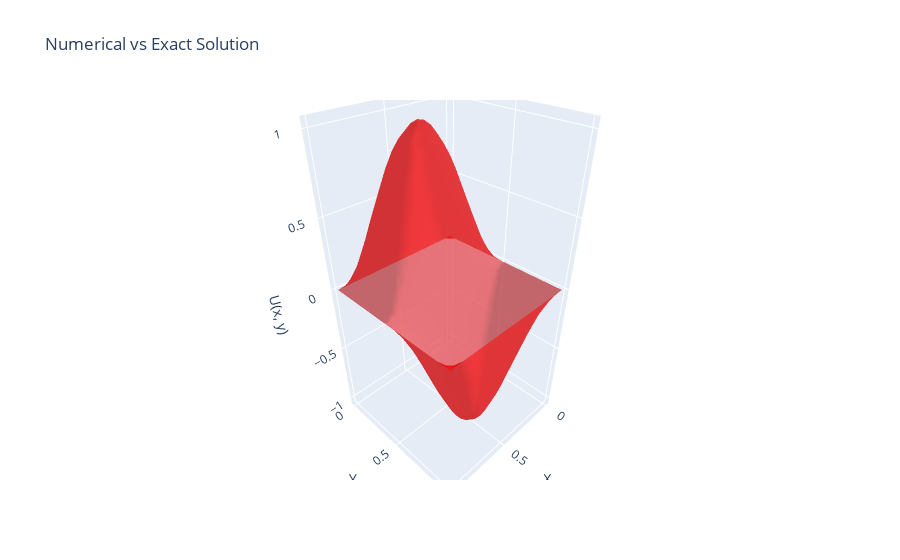

Notebook source saved alongside this figure:
### Code cell
import numpy as np
import scipy.sparse as sp
import scipy.sparse.linalg as spla
import plotly.graph_objects as go
from pathlib import Path

# Ensure the figures directory exists
figures_dir = Path("figures")
figures_dir.mkdir(parents=True, exist_ok=True)

# Define parameters
xmax = 1
N = 20
X = np.linspace(0, xmax, N+1)
x, y = np.meshgrid(X, X)
x = x.ravel()
y = y.ravel()

NNODES = (N+1)**2
NTRI = 2 * N**2
LNODES = np.zeros((NTRI, 3), dtype=int)

# Generate triangulation
for i in range(N):
    for j in range(N):
        idx = i + j * (N + 1)
        LNODES[2 * (i + j * N), :] = [idx, idx + (N + 1), idx + 1]
        LNODES[2 * (i + j * N) + 1, :] = [idx + 1, idx + (N + 1), idx + (N + 2)]

SP = sp.lil_matrix((NNODES, NNODES))
LV = np.zeros(NNODES)

for n in range(NTRI):
    r1 = np.array([x[LNODES[n, 0]], y[LNODES[n, 0]]])
    r2 = np.array([x[LNODES[n, 1]], y[LNODES[n, 1]]])
    r3 = np.array([x[LNODES[n, 2]], y[LNODES[n, 2]]])
    J = np.array([[r2[0] - r1[0], r2[1] - r1[1]], [r3[0] - r1[0], r3[1] - r1[1]]])
    detJ = np.linalg.det(J)
    if np.abs(detJ) < 1e-12:
        continue
    
    v1 = r2 - r3
    v2 = r3 - r1
    v3 = r1 - r2
    Astiff = (1 / (2 * detJ)) * np.array([
        [np.dot(v1, v1), np.dot(v1, v2), np.dot(v1, v3)],
        [np.dot(v2, v1), np.dot(v2, v2), np.dot(v2, v3)],
        [np.dot(v3, v1), np.dot(v3, v2), np.dot(v3, v3)]
    ])
    
    for i in range(3):
        for j in range(3):
            SP[LNODES[n, i], LNODES[n, j]] += Astiff[i, j]
    
    ksi, eta = 1/3, 1/3
    xx = (1 - ksi - eta) * r1[0] + ksi * r2[0] + eta * r3[0]
    yy = (1 - ksi - eta) * r1[1] + ksi * r2[1] + eta * r3[1]
    F = np.array([
        (1-ksi-eta) * 5 * np.pi**2 * np.sin(np.pi * xx) * np.sin(2 * np.pi * yy) * detJ / 2,
        ksi * 5 * np.pi**2 * np.sin(np.pi * xx) * np.sin(2 * np.pi * yy) * detJ / 2,
        eta * 5 * np.pi**2 * np.sin(np.pi * xx) * np.sin(2 * np.pi * yy) * detJ / 2
    ])
    
    for i in range(3):
        LV[LNODES[n, i]] += F[i]

for i in range(NNODES):
    if x[i] == 0 or y[i] == 0 or x[i] == xmax or y[i] == xmax:
        LV[i] = 0
        SP[i, :] = 0
        SP[i, i] = 1

SP = sp.csr_matrix(SP)
U = spla.spsolve(SP, LV)

u_exact = np.sin(np.pi * x) * np.sin(2 * np.pi * y)
Error = np.sum(np.abs(U - u_exact)**2)
print("Error:", Error)

# Create interactive 3D plot using Plotly
fig = go.Figure()

fig.add_trace(go.Mesh3d(
    x=x, y=y, z=U,
    i=LNODES[:, 0], j=LNODES[:, 1], k=LNODES[:, 2],
    color='lightblue', opacity=0.50,
    name='Numerical Solution'
))

fig.add_trace(go.Mesh3d(
    x=x, y=y, z=u_exact,
    i=LNODES[:, 0], j=LNODES[:, 1], k=LNODES[:, 2],
    color='red', opacity=0.50,
    name='Exact Solution'
))

fig.update_layout(
    title="Numerical vs Exact Solution",
    scene=dict(
        xaxis_title="X",
        yaxis_title="Y",
        zaxis_title="U(x, y)"
    ),
    legend=dict(x=0, y=1)
)

# Show the plot in browser
import plotly.io as pio
pio.renderers.default = "vscode"
fig.show()

### Figure 1 — Plotly figure (JSON) as saved in the notebook; plotly's stock layout.template omitted (floating-point values rounded to 4 significant figures; data arrays with more than 128 entries replaced by an {"elided": "..."} marker saying what was removed)
{"data": [{"color": "lightblue", "i": {"elided": "800 int values"}, "j": {"elided": "800 int values"}, "k": {"elided": "800 int values"}, "name": "Numerical Solution", "opacity": 0.5, "type": "mesh3d", "x": {"elided": "441 float values"}, "y": {"elided": "441 float values"}, "z": {"elided": "441 float values"}}, {"color": "red", "i": {"elided": "800 int values"}, "j": {"elided": "800 int values"}, "k": {"elided": "800 int values"}, "name": "Exact Solution", "opacity": 0.5, "type": "mesh3d", "x": {"elided": "441 float values"}, "y": {"elided": "441 float values"}, "z": {"elided": "441 float values"}}], "layout": {"legend": {"x": 0, "y": 1}, "scene": {"xaxis": {"title": {"text": "X"}}, "yaxis": {"title": {"text": "Y"}}, "zaxis": {"title": {"text": "U(x, y)"}}}, "title": {"text": "Numerical vs Exact Solution"}}}
